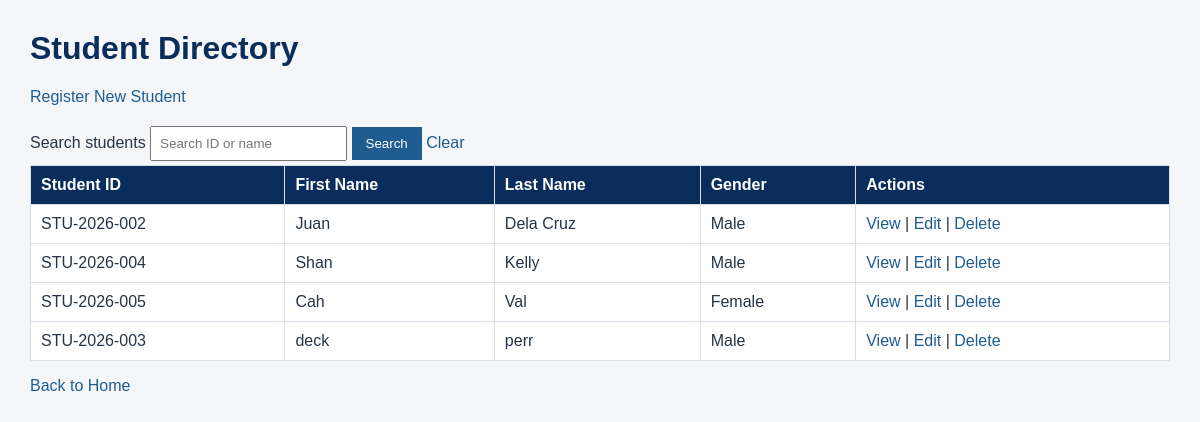
The app's page /registration/students/ (signed in) with its own data.
### registration/models.py (models this page shows, shortened)
class Student(models.Model):
    GENDER_CHOICES = [
        ('Male', 'Male'),
        ('Female', 'Female'),
    ]
    student_id = models.CharField(
        max_length=20,
        unique=True
    )
    first_name = models.CharField(max_length=100)
    last_name = models.CharField(max_length=100)
    gender = models.CharField(
        max_length=10,
        choices=GENDER_CHOICES
    )
    date_of_birth = models.DateField()
    contact_no = models.CharField(max_length=20)

### registration/views.py (the view)
# urls.py: path('students/', views.student_list, name='student_list'),
@user_passes_test(staff_check, login_url='login')
def student_list(request):
    query = request.GET.get('q', '').strip()
    students = Student.objects.all().order_by('last_name', 'first_name')
    if query:
        students = students.filter(
            Q(student_id__icontains=query)
            | Q(first_name__icontains=query)
            | Q(last_name__icontains=query)
        )
    return render(
        request,
        'registration/student_list.html',
        {'students': students, 'query': query},
    )

### registration/views.py (called while the page is built)
def staff_check(user):
    return user.is_authenticated and user.is_staff

### registration/templates/registration/student_list.html (shortened to what this page needs)
{% load static %}
<!DOCTYPE html>
<html lang="en">
<head>
    <link rel="stylesheet" href="{% static 'registration/style.css' %}">
</head>
<body>
    <h1>Student Directory</h1>
    <p><a href="{% url 'student_create' %}">Register New Student</a></p>
    <form method="get">
        <label for="student-search">Search students</label>
        <input
            id="student-search"
            type="text"
            name="q"
            value="{{ query }}"
            placeholder="Search ID or name"
        >
        <button type="submit">Search</button>
        <a href="{% url 'student_list' %}">Clear</a>
    </form>
    {% if students %}
        <table>
            <thead>
                <tr>
                    <th>Student ID</th>
                    <th>First Name</th>
                    <th>Last Name</th>
                    <th>Gender</th>
                    <th>Actions</th>
                </tr>
            </thead>
            <tbody>
                {% for student in students %}
                    <tr>
                        <td>{{ student.student_id }}</td>
                        <td>{{ student.first_name }}</td>
                        <td>{{ student.last_name }}</td>
                        <td>{{ student.gender }}</td>
                        <td>
                            <a href="{% url 'student_detail' student.pk %}">View</a>
                            |
                            <a href="{% url 'student_update' student.pk %}">Edit</a>
                            |
                            <a href="{% url 'student_delete' student.pk %}">Delete</a>
                        </td>
                    </tr>
                {% endfor %}
            </tbody>
        </table>
    {% else %}
        <p>No student records found.</p>
    {% endif %}
    <p><a href="{% url 'home' %}">Back to Home</a></p>
</body>
</html>

### registration/static/registration/style.css (style rules this page uses)
body { font-family: Arial, sans-serif; background: #f4f6f9; color: #263445; margin: 30px; }
h1 { color: #0b2d5c; }
a { color: #1f5d91; text-decoration: none; }
table { width: 100%; border-collapse: collapse; background: #ffffff; }
th { background: #0b2d5c; color: #ffffff; text-align: left; }
th, td { padding: 10px; border: 1px solid #d7dee8; }
button { background: #1f5d91; color: #ffffff; border: 0; padding: 9px 14px; cursor: pointer; }
input, select { padding: 8px; margin: 4px 0; }

### records on screen
Student: student_id "STU-2026-002", first_name "Juan", last_name "Dela Cruz", gender "Male"
Student: student_id "STU-2026-004", first_name "Shan", last_name "Kelly", gender "Male"
Student: student_id "STU-2026-005", first_name "Cah", last_name "Val", gender "Female"
Student: student_id "STU-2026-003", first_name "deck", last_name "perr", gender "Male"
